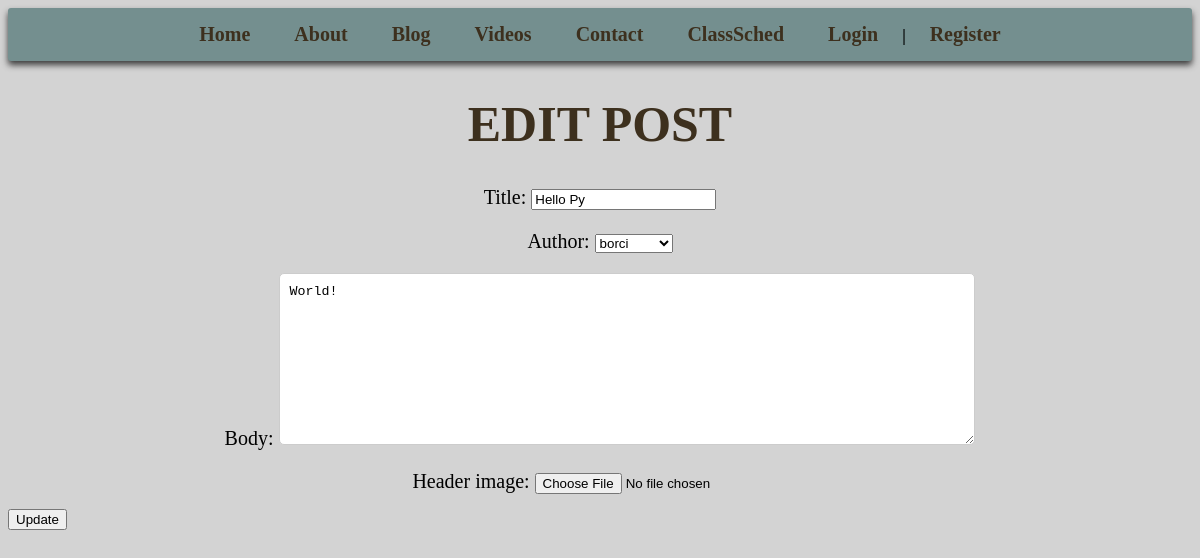
Screenshot of /blog/2/edit with the database file from the repository.
### app/models.py (models this page shows, shortened)
class Post(models.Model):
    title = models.CharField(max_length=100)
    author = models.ForeignKey("auth.user", on_delete=models.CASCADE)
    body = models.TextField()
    header_image = models.ImageField(null=True, blank=True, upload_to="images/")

### app/views.py (the view)
# urls.py: path('blog/<int:pk>/edit', BlogUpdateView.as_view(), name='blog_update'),
class BlogUpdateView(LoginRequiredMixin, UpdateView):
    model = Post
    fields = ['title', 'author', 'body']
    template_name = 'app/blog_update.html'

### app/templates/app/blog_update.html (shortened to what this page needs)
{%  extends 'app/base.html' %}
{% load static %}
{% block content%}
    <h1>EDIT POST</h1>
    <form action="{% url 'blog_update' object.pk %}" method="post" enctype="multipart/form-data">
        {{form.as_p}}
        <input type="submit" value="Update">
    </form>
{% endblock content %}

### static/css/base.css (style rules this page uses)
body { background-color: lightgrey; }
h1 { color: rgb(61, 48, 30); font-weight: bold; font-size: 50px; text-align: center; }
form p { margin-bottom: 15px; }
.form-group-contact input[type="text"], input[type="email"], textarea { width: 57%; padding: 10px; border: 1px solid #ccc; border-radius: 5px; }

### app/templates/app/base.html (style rules this page uses)
p { text-align: center; font-size: 20px; }

### rows the page displays
Post: title "Hello Py", author "borci", body "World!"
